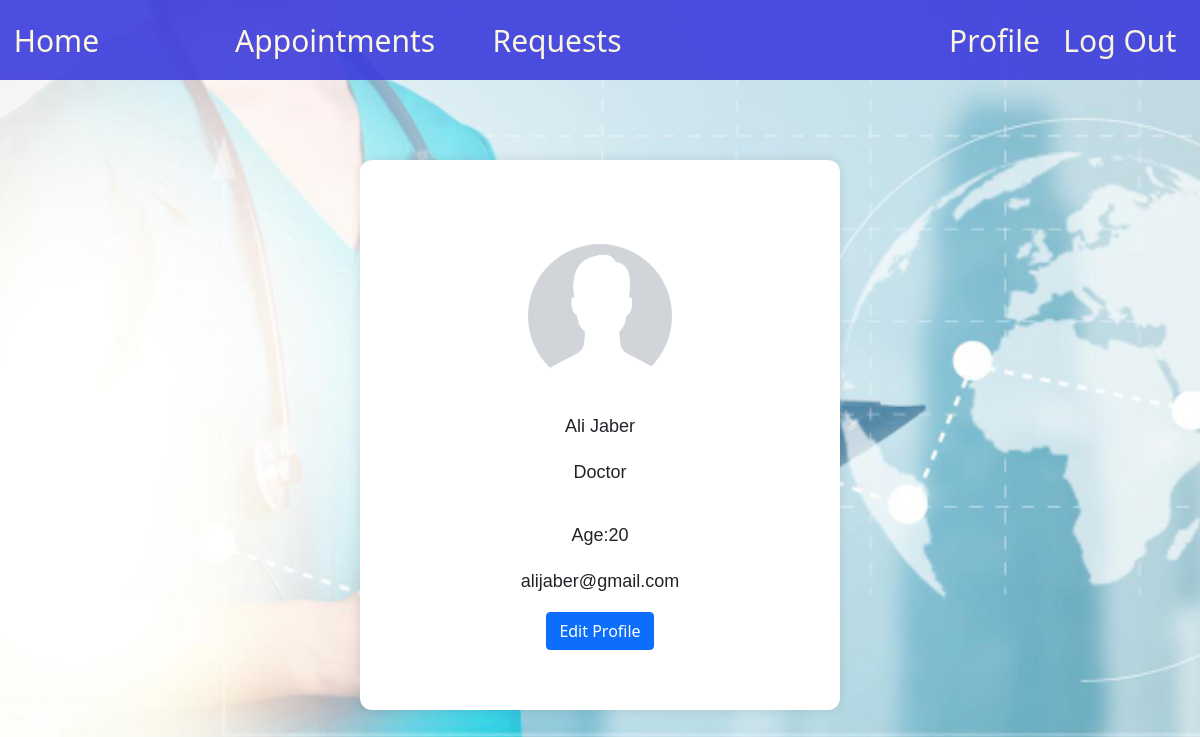
The page /includes/profile.php (signed in) on the database as committed earlier.
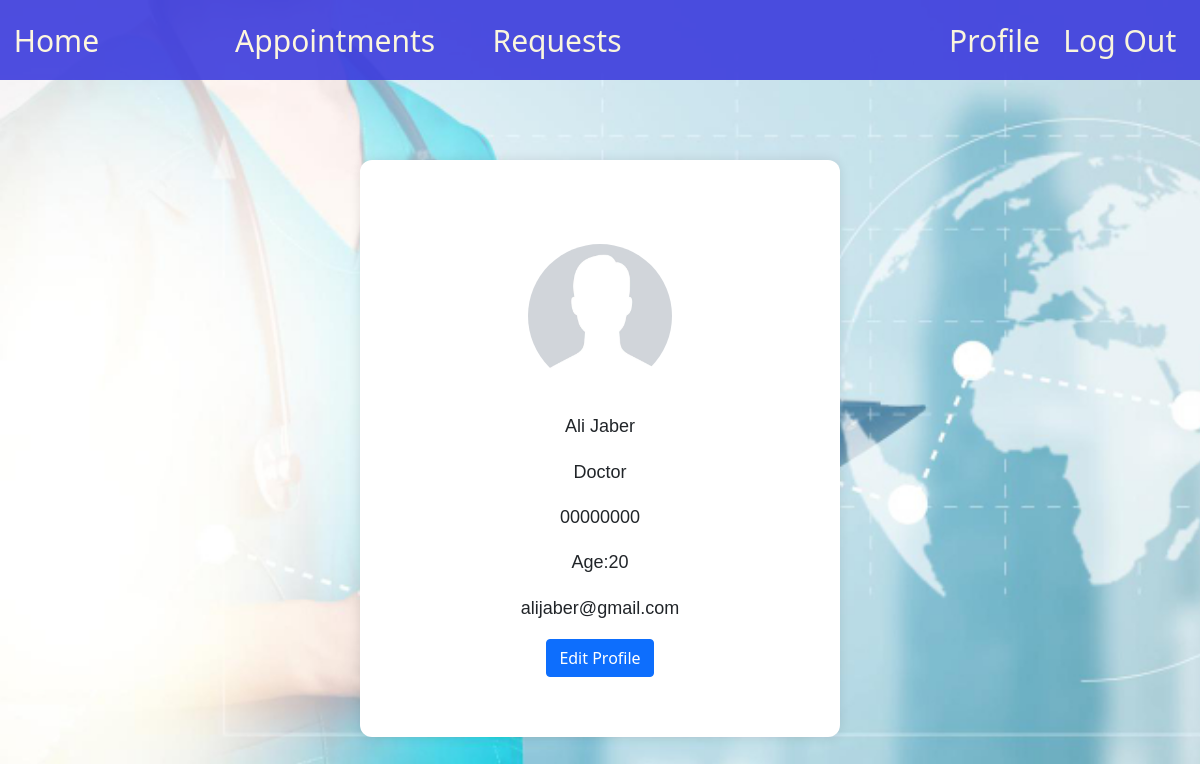
The same page on the database as committed later.
### tables this page shows
CREATE TABLE IF NOT EXISTS `doctor` (
    `id` INT NOT NULL AUTO_INCREMENT,
    `department_id` INT NOT NULL,
    `email` VARCHAR(30) NOT NULL,
    `password` TEXT NOT NULL,
    `first_name` VARCHAR(30) NOT NULL,
    `last_name` VARCHAR(30) NOT NULL,
    `age` INT NOT NULL,
    `gender` CHAR(1) NOT NULL,
    `phone` VARCHAR(30) NOT NULL,
    `specialization_id` INT NOT NULL,
    `role` VARCHAR(30) NOT NULL DEFAULT 'doctor',
    `pp` VARCHAR(255) NOT NULL DEFAULT 'default.png',
    PRIMARY KEY (`id`),
    UNIQUE (`email`),
    FOREIGN KEY (`department_id`) REFERENCES `department`(`id`) ON DELETE RESTRICT ON UPDATE CASCADE,
    FOREIGN KEY (`specialization_id`) REFERENCES `specialization`(`id`) ON DELETE CASCADE ON UPDATE CASCADE
);

### includes/functions.php (called while the page is built, shortened)
<?php
    function get_user_info($dbc,$user_id,$role){
        $valid_role = $role=='patient' || $role=='doctor' || $role=='secretary';
        $inserted_date = "first_name,last_name,email,role,gender,age,phone";
        if($role == 'patient'){
            $query = "SELECT id,pp,".$inserted_date." FROM patient WHERE id =?";
        }
        else if($role == 'doctor'){
            $query = "SELECT doc.id,doc.pp,".$inserted_date.",sp.alias,city.city_name,dep.room,dep.details
            FROM doctor doc
            JOIN department dep ON dep.id = doc.department_id
            JOIN city ON dep.city_id = city.id
            JOIN specialization sp ON sp.id = doc.specialization_id
            WHERE doc.id =?";
        }
        else{
            $query = "SELECT sec.id,sec.pp,sec.first_name,sec.last_name,sec.email,
            sec.role,sec.gender,sec.age,sec.phone,doc.first_name doctor_fname,doc.last_name doctor_lname
            FROM secretary sec
            JOIN doctor doc ON doc.id = sec.doctor_id
            WHERE sec.id =?";
        }
        $stmt = $dbc->prepare($query);
        $stmt->bind_param("i",$user_id);
        $stmt->execute();
        $result = $stmt->get_result();
        return $result->fetch_assoc();
    }
?>

### includes/profile.php (the view, shortened to what this page needs)
<link href="../static/css/profile.css" rel="stylesheet" type="text/css">
<link href="https://cdn.jsdelivr.net/npm/bootstrap@5.1.3/dist/css/bootstrap.min.css" rel="stylesheet">
<?php
include "header.php";
?>
<body style="background-image: url('../static/media/light_blue_bck_img.avif'); background-size: cover; background-repeat: no-repeat;">
<?php
$dbc = connectServer('localhost', 'root', '', 0);
if(isset($_GET['id']) && isset($_GET['role'])){
    $user = get_user_info($dbc,$_GET['id'],$_GET['role']);
}
else{
$user = get_user_info($dbc,$_SESSION['user_id'],$_SESSION['role']);
}
?>
<div class="container">
    <div class="profile-container">
    <div class="profile-photo">
        <img src="../static/media/profile/<?=$user['pp']?>" alt="User Photo">
    </div>
    <div class="profile-info">
        <p><strong></strong><?php echo $user['first_name']." ".$user['last_name'] ?></p>
        <p><strong></strong> <?php echo ucfirst($user['role'])?></p>
        <p><strong></strong><?php echo $user['phone']?></p>
        <p>Age:<strong></strong><?php echo $user['age']?></p>
        <p><strong></strong> <?php echo $user['email']?></p>
    </div>
    <a href="edit_profile.php" class="btn btn-primary">
        Edit Profile
    </a>
    </div>
</div>
</body>

Rows that differ between the two databases and show on the page:
changed doctor "Ali": phone (not shown) → "00000000"
